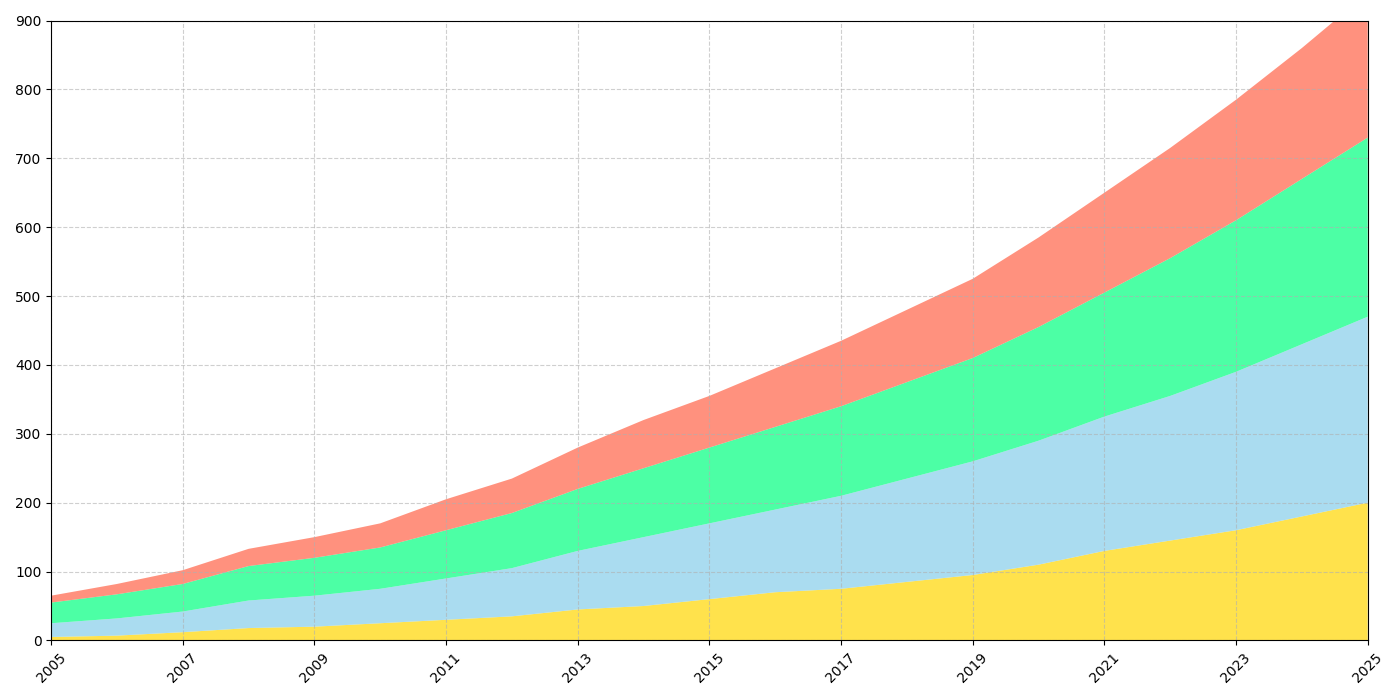

Python code for this plot:
import matplotlib.pyplot as plt
import numpy as np

# Years from 2005 to 2025
years = np.arange(2005, 2026)

# Data: Energy consumption (in gigawatt hours) of different renewable energy sources
solar_energy = np.array([
    5, 7, 12, 18, 20, 25, 30, 35, 45, 50, 
    60, 70, 75, 85, 95, 110, 130, 145, 160, 180, 
    200
])
wind_energy = np.array([
    20, 25, 30, 40, 45, 50, 60, 70, 85, 100,
    110, 120, 135, 150, 165, 180, 195, 210, 230, 250,
    270
])
hydro_energy = np.array([
    30, 35, 40, 50, 55, 60, 70, 80, 90, 100,
    110, 120, 130, 140, 150, 165, 180, 200, 220, 240,
    260
])
biomass_energy = np.array([
    10, 15, 20, 25, 30, 35, 45, 50, 60, 70,
    75, 85, 95, 105, 115, 130, 145, 160, 175, 190,
    210
])

# Generate the figure and axis
fig, ax = plt.subplots(figsize=(14, 7))

# Create a stacked area plot
ax.stackplot(years, solar_energy, wind_energy, hydro_energy, biomass_energy, 
             colors=['#FFD700', '#87CEEB', '#00FF7F', '#FF6347'], alpha=0.7)

# Customize plot appearance without textual elements
ax.set_xlim(years[0], years[-1])
ax.set_ylim(0, 900)

# Set x-ticks to show every 2 years
ax.set_xticks(years[::2])
plt.xticks(rotation=45)

# Add grid for better readability
ax.grid(True, linestyle='--', alpha=0.6)

# Automatically adjust layout to prevent overlap
plt.tight_layout()

# Display the chart
plt.show()
